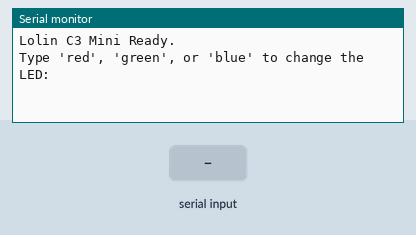
Simulated run of this sketch. Board: ESP32-C3. On the bench: the last lines printed to the serial monitor. The test bench sets the inputs (shaded band).

Above: at 1.3 s.
1.4 s: "red\n" received over Serial
At 1.7 s:
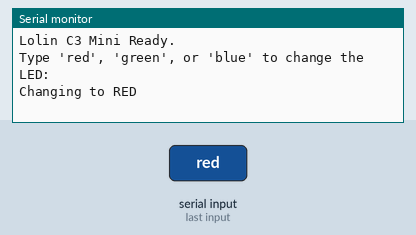
2.9 s: "green\n" received over Serial
At 4.1 s:
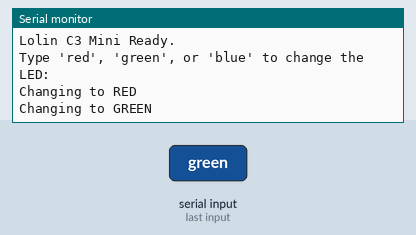
4.4 s: "blue\n" received over Serial
At 5.3 s:
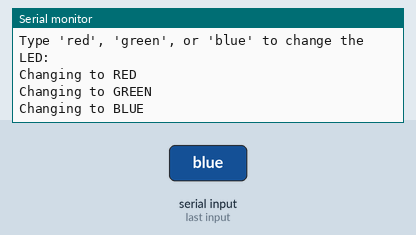
5.9 s: "off\n" received over Serial
At 6.4 s:
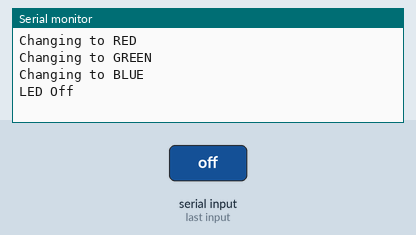
7.4 s: "1\n" received over Serial
At 8.7 s:
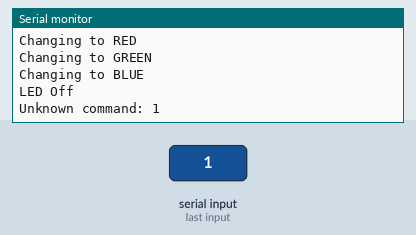

Measured:
- after the input at 1.4 s, the serial monitor: prints a new line at once (image 1)
- after the input at 2.9 s, the serial monitor: prints a new line at once (image 2)
- after the input at 4.4 s, the serial monitor: prints a new line at once (image 3)
- after the input at 5.9 s, the serial monitor: prints a new line at once (image 4)
- after the input at 7.4 s, the serial monitor: prints a new line at once (image 5)

The sketch:

test-serialinput.ino
```cpp
// LOLIN C3-mini Serial Input LED Test

#define LED_PIN 7     // Use 7 for LOLIN v2.1.0, 8 for generic C3 Super Mini
#define BRIGHTNESS 40  // 0-255. Keep low to protect your eyes!

void setup() {
  delay(100);

  // No special initialization is required for neopixelWrite
  Serial.begin(9600);

  Serial.println("Lolin C3 Mini Ready.");
  Serial.println("Type 'red', 'green', or 'blue' to change the LED:");
}

void loop() {
  if (Serial.available() > 0) {
    // Read input until a newline character is received
    String input = Serial.readStringUntil('\n');
    input.trim(); // Clean up spaces or carriage returns
    input.toLowerCase(); // Make it case-insensitive

    if (input == "red") {
      Serial.println("Changing to RED");
      neopixelWrite(LED_PIN, BRIGHTNESS, 0, 0);
    } else if (input == "green") {
      Serial.println("Changing to GREEN");
      neopixelWrite(LED_PIN, 0, BRIGHTNESS, 0);
    } else if (input == "blue") {
      Serial.println("Changing to BLUE");
      neopixelWrite(LED_PIN, 0, 0, BRIGHTNESS);
    } else if (input == "off") {
      Serial.println("LED Off");
      neopixelWrite(LED_PIN, 0, 0, 0);
    } else {
      Serial.print("Unknown command: ");
      Serial.println(input);
    }
  }
}
```
